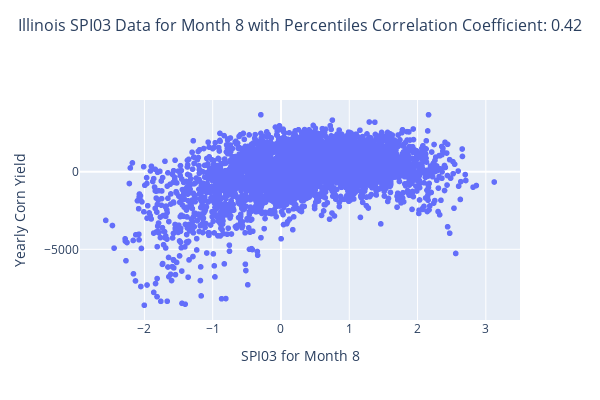
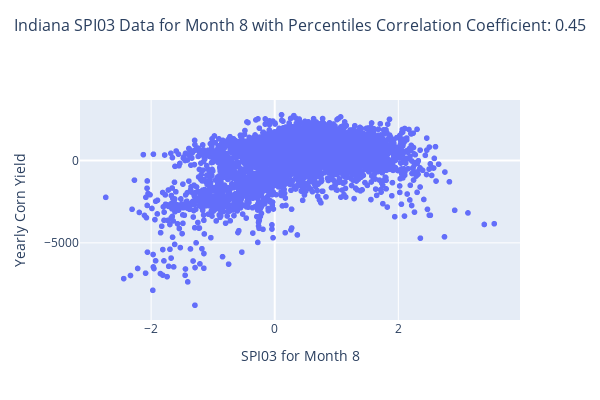
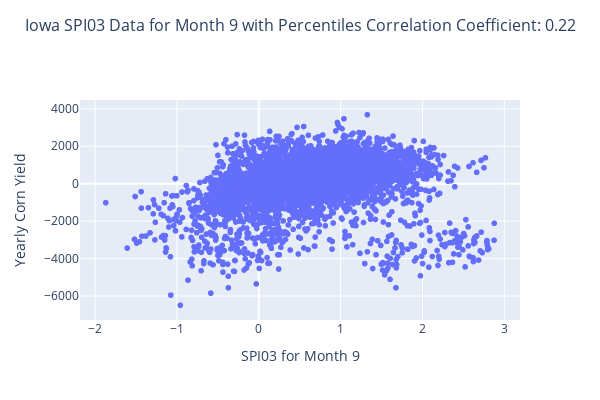
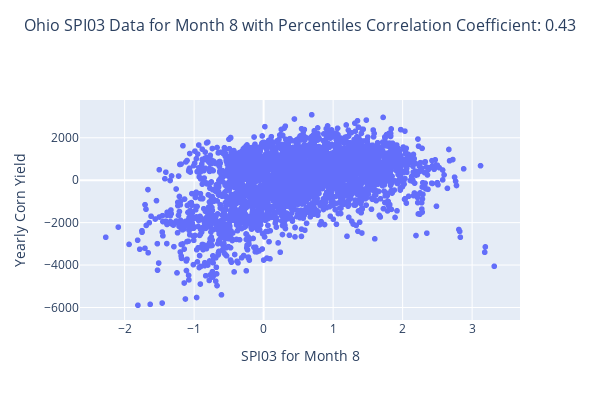

The notebook cell these images were saved under, in order:
### Code cell
import pandas as pd
import plotly.express as px
import numpy as np

# Define a function to process data and plot for each state
def process_and_plot_data(file_name, month, spi_month, state_name):
    # Load the CSV file
    df = pd.read_csv(file_name)

    # Extract columns for Yearly Corn Yield data
    yield_columns = df.loc[:, '1982':'2022']

    # Initialize lists to store plot data
    plot_data = []

    # Extract data for August from each year
    yield_data = []
    spi03_data = []
    for year in range(1982, 2022):
        yield_column_name = f"DY{year}"
        yield_data.extend(df[yield_column_name])
        spi03_column_name = f"{year}-{spi_month:02}"
        spi03_data.extend(df[spi03_column_name])

    plot_data.append({'Month': month, 'Yield': yield_data, 'SPI03': spi03_data, 'State': state_name})

    # Calculate correlation coefficient, dropping empty cells
    non_empty_indices = ~np.isnan(yield_data) & ~np.isnan(spi03_data)
    correlation_coefficient = np.corrcoef(np.array(spi03_data)[non_empty_indices],
                                          np.array(yield_data)[non_empty_indices])[0, 1]

    # Create a dataframe for Plotly
    plot_df = pd.DataFrame(plot_data[0])

    # Create the interactive scatter plot using Plotly with adjusted size
    fig = px.scatter(plot_df, 
                     x='SPI03', y='Yield',
                     hover_data={'SPI03': True, 'Yield': True, 'State': True},
                     title=f'{state_name} SPI03 Data for Month {spi_month} with Percentiles\nCorrelation Coefficient: {correlation_coefficient:.2f}',
                     labels={'SPI03': f'SPI03 for Month {spi_month}', 'Yield': 'Yearly Corn Yield'})

    # Adjust the layout for a shorter plot (smaller height)
    fig.update_layout(
        height=400,  # Adjust the height of the plot (shorter)
        width=600,   # Adjust the width to make the plot more compact
        title_x=0.5,  # Center the title horizontally
        title_y=0.95,  # Move the title up slightly
        title_font_size=16,  # Adjust the title font size
        xaxis_title_font_size=14,  # Adjust x-axis title font size
        yaxis_title_font_size=14,  # Adjust y-axis title font size
        font=dict(size=12)  # Adjust the font size of tick labels
    )
    
    # Show the plot
    fig.show()

# List of states and their respective file names, months, and SPI03 months
states_data = [
    ('Illinois', 'Illinois_CY_spi3_1982-2022_detrended.csv', 8, 8),
    ('Indiana', 'Indiana_CY_spi3_1982-2022_detrended.csv', 8, 8),
    ('Iowa', 'Iowa_CY_spi3_1982-2022_detrended.csv', 9, 9),
    ('Ohio', 'Ohio_CY_spi3_1982-2022_detrended.csv', 8, 8),
]

# Process and plot data for each state
for state_name, file_name, month, spi_month in states_data:
    process_and_plot_data(file_name, month, spi_month, state_name)

### Figure 1 — Plotly figure (JSON) as saved in the notebook; plotly's stock layout.template omitted (floating-point values rounded to 4 significant figures; data arrays with more than 128 entries replaced by an {"elided": "..."} marker saying what was removed)
{"data": [{"customdata": {"elided": "4080x1 str values"}, "hovertemplate": "SPI03 for Month 8=%{x}<br>Yearly Corn Yield=%{y}<br>State=%{customdata[0]}<extra></extra>", "legendgroup": "", "marker": {"color": "#636efa", "symbol": "circle"}, "mode": "markers", "name": "", "showlegend": false, "type": "scattergl", "x": {"elided": "4080 float values"}, "xaxis": "x", "y": {"elided": "4080 float values"}, "yaxis": "y"}], "layout": {"font": {"size": 12}, "height": 400, "legend": {"tracegroupgap": 0}, "title": {"font": {"size": 16}, "text": "Illinois SPI03 Data for Month 8 with Percentiles\nCorrelation Coefficient: 0.42", "x": 0.5, "y": 0.95}, "width": 600, "xaxis": {"anchor": "y", "domain": [0, 1], "title": {"font": {"size": 14}, "text": "SPI03 for Month 8"}}, "yaxis": {"anchor": "x", "domain": [0, 1], "title": {"font": {"size": 14}, "text": "Yearly Corn Yield"}}}}

### Figure 2 — Plotly figure (JSON) as saved in the notebook; plotly's stock layout.template omitted (floating-point values rounded to 4 significant figures; data arrays with more than 128 entries replaced by an {"elided": "..."} marker saying what was removed)
{"data": [{"customdata": {"elided": "3600x1 str values"}, "hovertemplate": "SPI03 for Month 8=%{x}<br>Yearly Corn Yield=%{y}<br>State=%{customdata[0]}<extra></extra>", "legendgroup": "", "marker": {"color": "#636efa", "symbol": "circle"}, "mode": "markers", "name": "", "showlegend": false, "type": "scattergl", "x": {"elided": "3600 float values"}, "xaxis": "x", "y": {"elided": "3600 float values"}, "yaxis": "y"}], "layout": {"font": {"size": 12}, "height": 400, "legend": {"tracegroupgap": 0}, "title": {"font": {"size": 16}, "text": "Indiana SPI03 Data for Month 8 with Percentiles\nCorrelation Coefficient: 0.45", "x": 0.5, "y": 0.95}, "width": 600, "xaxis": {"anchor": "y", "domain": [0, 1], "title": {"font": {"size": 14}, "text": "SPI03 for Month 8"}}, "yaxis": {"anchor": "x", "domain": [0, 1], "title": {"font": {"size": 14}, "text": "Yearly Corn Yield"}}}}

### Figure 3 — Plotly figure (JSON) as saved in the notebook; plotly's stock layout.template omitted (floating-point values rounded to 4 significant figures; data arrays with more than 128 entries replaced by an {"elided": "..."} marker saying what was removed)
{"data": [{"customdata": {"elided": "3960x1 str values"}, "hovertemplate": "SPI03 for Month 9=%{x}<br>Yearly Corn Yield=%{y}<br>State=%{customdata[0]}<extra></extra>", "legendgroup": "", "marker": {"color": "#636efa", "symbol": "circle"}, "mode": "markers", "name": "", "showlegend": false, "type": "scattergl", "x": {"elided": "3960 float values"}, "xaxis": "x", "y": {"elided": "3960 float values"}, "yaxis": "y"}], "layout": {"font": {"size": 12}, "height": 400, "legend": {"tracegroupgap": 0}, "title": {"font": {"size": 16}, "text": "Iowa SPI03 Data for Month 9 with Percentiles\nCorrelation Coefficient: 0.22", "x": 0.5, "y": 0.95}, "width": 600, "xaxis": {"anchor": "y", "domain": [0, 1], "title": {"font": {"size": 14}, "text": "SPI03 for Month 9"}}, "yaxis": {"anchor": "x", "domain": [0, 1], "title": {"font": {"size": 14}, "text": "Yearly Corn Yield"}}}}

### Figure 4 — Plotly figure (JSON) as saved in the notebook; plotly's stock layout.template omitted (floating-point values rounded to 4 significant figures; data arrays with more than 128 entries replaced by an {"elided": "..."} marker saying what was removed)
{"data": [{"customdata": {"elided": "3440x1 str values"}, "hovertemplate": "SPI03 for Month 8=%{x}<br>Yearly Corn Yield=%{y}<br>State=%{customdata[0]}<extra></extra>", "legendgroup": "", "marker": {"color": "#636efa", "symbol": "circle"}, "mode": "markers", "name": "", "showlegend": false, "type": "scattergl", "x": {"elided": "3440 float values"}, "xaxis": "x", "y": {"elided": "3440 float values"}, "yaxis": "y"}], "layout": {"font": {"size": 12}, "height": 400, "legend": {"tracegroupgap": 0}, "title": {"font": {"size": 16}, "text": "Ohio SPI03 Data for Month 8 with Percentiles\nCorrelation Coefficient: 0.43", "x": 0.5, "y": 0.95}, "width": 600, "xaxis": {"anchor": "y", "domain": [0, 1], "title": {"font": {"size": 14}, "text": "SPI03 for Month 8"}}, "yaxis": {"anchor": "x", "domain": [0, 1], "title": {"font": {"size": 14}, "text": "Yearly Corn Yield"}}}}
